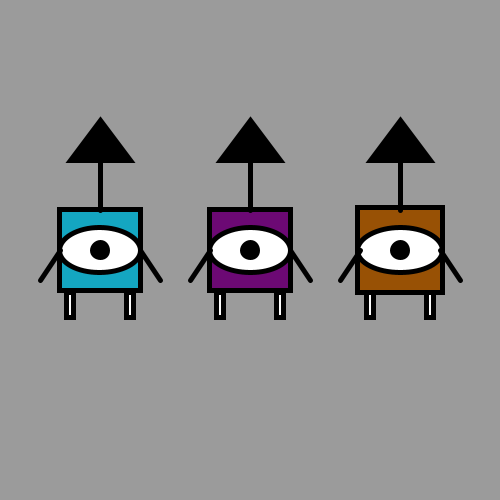
Frame 1 (no input)
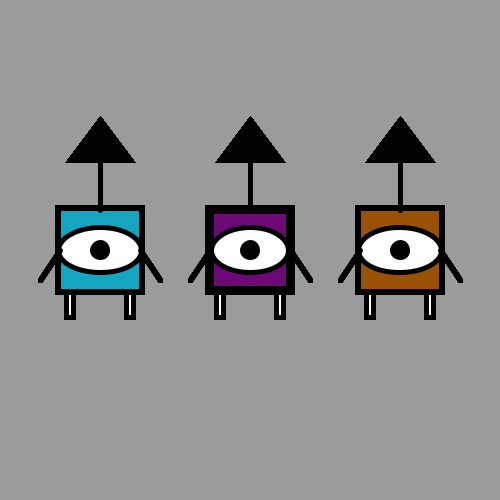
Frame 60 (the mouse pressed at the canvas centre just before this capture)
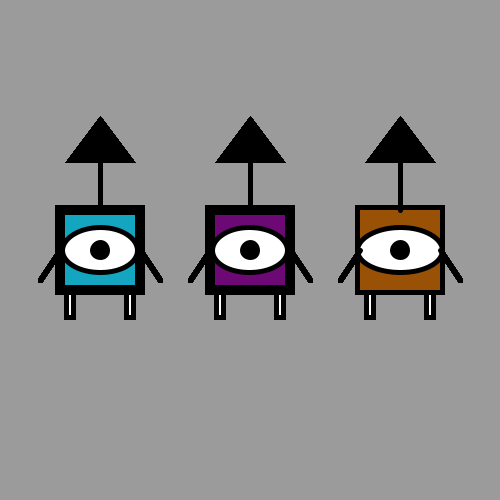
Frame 120 (the mouse held since frame 60 and released just before this capture)

The Processing sketch that drew these frames (run headless with seeded random() and noise(); from frame 60 on, the mouse is pressed at the canvas centre):

// Processing sketch: processing_54143
// ── processing_54143.pde

color c1, c2, c3;
float a1, a2, a3= 9;
float scaler = 5;
float offset = 80;

float ah1;
float hh=250;

void setup () {
  size(500, 500);
  smooth();
  rectMode(CENTER);
  //noLoop();
  c1= color(20, 166, 193);
  c2=color(108, 9, 116);
  c3=color(152, 81, 5);

  background (155);
}

void draw () {
  //robo(width/2, height/2);
  a1 = a1 + 0.04; //angle controls speed
  a2= a2 +0.2;
  a3= a3 + 577;

  float d1 = offset + sin(a1) * scaler;
  float d2 = offset + sin(a2) * scaler;
  float d3 = offset + sin(a3) * scaler;
  
  float h1 = random(hh* .03, hh*.15);
   float h2 = random(hh* .09, hh*.45);
   float h3 = random(hh* -.01, hh*.95);
   
   float ah1= random(280,250);
  
  robo(-150, 0, d1, c1); // 1st
  robo(0,0, d2, c2);//2nd
  robo(150, 0, d3, c3);//3rd
  
  
}


void robo (float x, float ah, float d, color c) {
  pushMatrix();
  translate(x, ah);
  fill (c);
  strokeWeight(5);
  rect(hh, hh, d, d);
  fill(255);
  ellipse (hh, hh, d, 45);
  fill(0);
  ellipse (hh, hh, 15, 15);
  line (hh, 210, hh, 160); // antenna
  triangle (hh, 120, 220, 160, 280, 160); 
  line(210, hh, 190, 280);// arm
  line (290, hh, 310, 280);//arm
  fill(255);
  rect(280, 305, 7, 25);
  rect(220, 305, 7, 25);
  popMatrix();
}



void mousePressed () {
  redraw();
}
